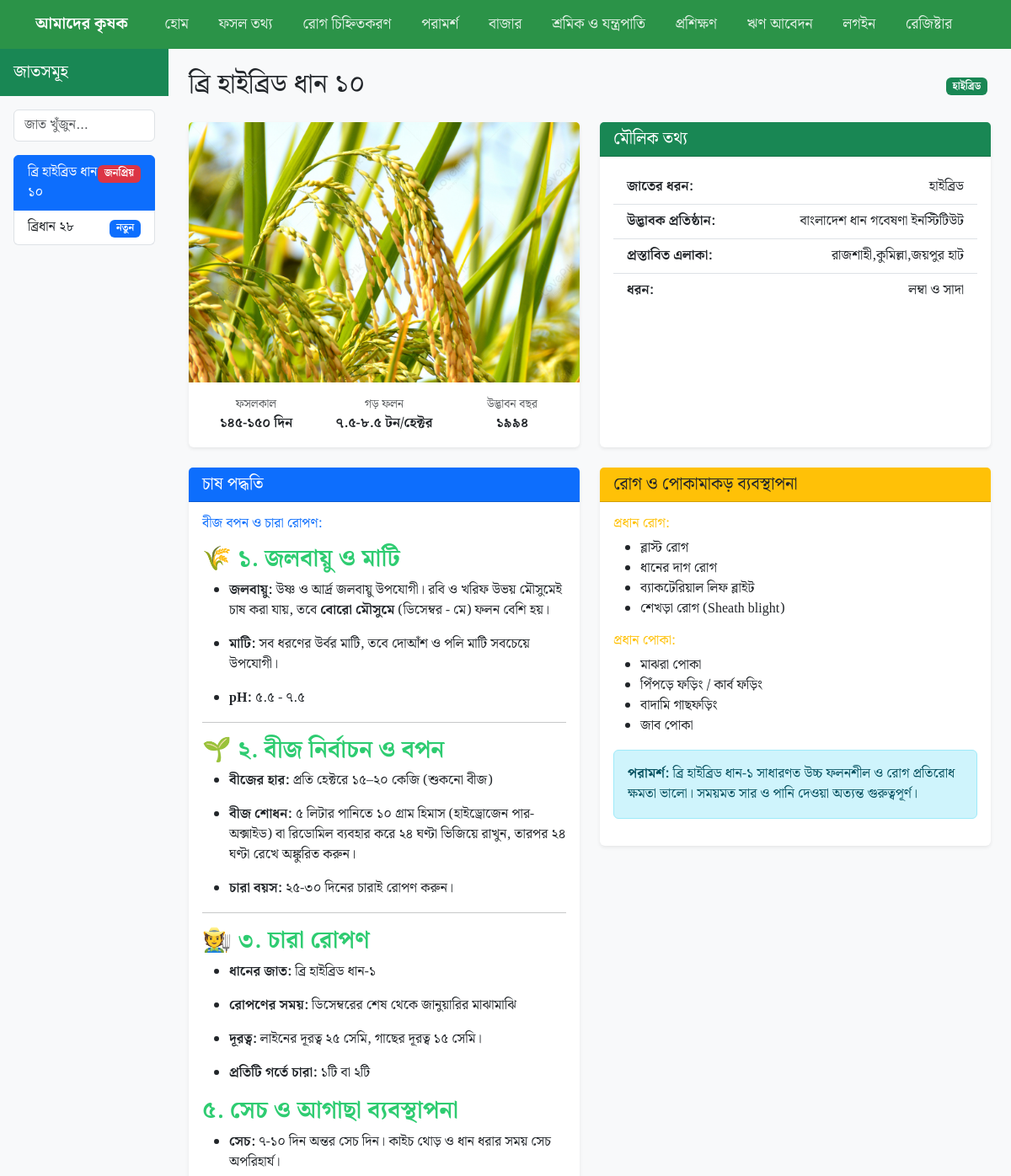
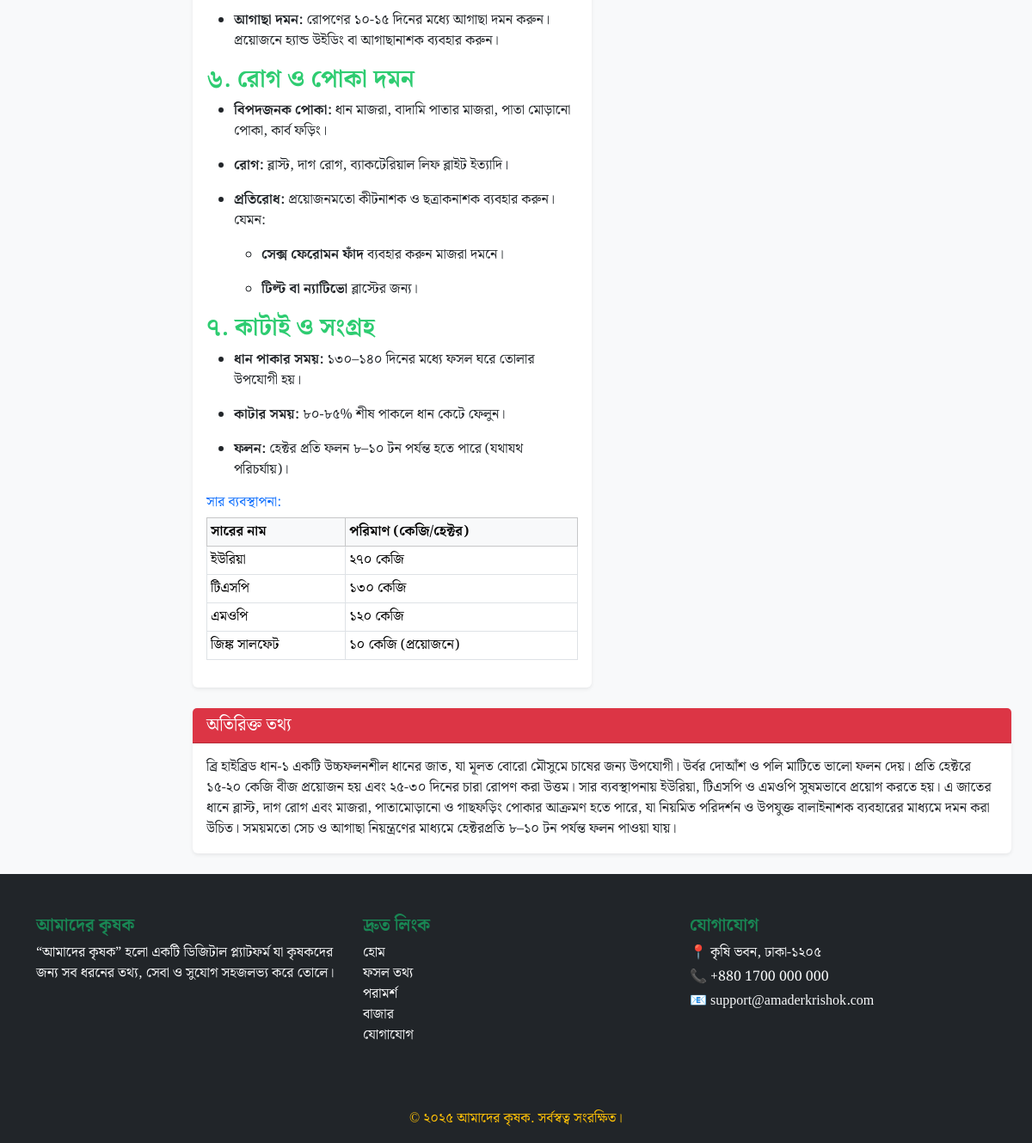
/crops/all_crops/dhaan/, run on the app's committed database (2 pictures, top to bottom).
### crop/models.py (models this page shows, shortened)
class CropVarity(models.Model):
    crop = models.ForeignKey(category,on_delete=models.CASCADE,related_name="varieties",verbose_name="ফসলের নাম")
    varity_name = models.CharField(max_length=150,verbose_name="জাতের নাম")
    slug = models.SlugField(unique=True,max_length=150,blank=True)
    image = models.ImageField(upload_to="variety_images")
    verity_type = models.CharField(max_length=200,choices=TYPE_CHOICES,verbose_name="জাতের ধরন")
    duration = models.CharField(max_length=150,verbose_name="সময়কাল")
    yield_amount = models.CharField(
        verbose_name="গড় ফলন",
        help_text="টন/হেক্টরে"
    )
    year_released = models.CharField(verbose_name="উদ্ভাবনের বছর")
    institute = models.CharField(max_length=200, verbose_name="উদ্ভাবক প্রতিষ্ঠান")
    suitable_area = models.TextField(verbose_name="প্রস্তাবিত এলাকা")
    grain_type = models.CharField(max_length=100, verbose_name="দানাদার ধরন")
    is_popular = models.BooleanField(default=False, verbose_name="জনপ্রিয় জাত")
    is_new = models.BooleanField(default=False, verbose_name="নতুন জাত")
    additional_info = models.TextField(blank=True, null=True,verbose_name="অতিরিক্ত তথ্য")
    created_at = models.DateTimeField(auto_now_add=True)
    updated_at = models.DateTimeField(auto_now=True)
    class Meta:
            verbose_name = "জাতের তথ্য"
            verbose_name_plural = "জাতের তথ্যসমূহ"

class CultivationMethod(models.Model):
    varity = models.OneToOneField(CropVarity,on_delete=models.CASCADE,related_name="cultivation_info")
    body = RichTextField(verbose_name="সম্পূর্ণ চাষ পদ্ধতি")

class Fertilizer(models.Model):
    variety = models.ForeignKey(CropVarity, on_delete=models.CASCADE, related_name='fertilizers')
    name = models.CharField(max_length=100,verbose_name="সার এর নাম")
    amount_per_hectare = models.CharField(max_length=100,verbose_name="পরিমান")

class DiseasePestInfo(models.Model):
    variety = models.OneToOneField(CropVarity, on_delete=models.CASCADE, related_name='disease_info')
    major_diseases = models.TextField(verbose_name="প্রধান রোগ")
    major_pests = models.TextField(verbose_name="প্রধান পোকা")
    advice = models.TextField(blank=True, null=True,verbose_name="পরামর্শ দিন")

### crop/views.py (the view)
# urls.py: path('all_crops/<slug:crop_category>/', views.all_crops, name="all_crops"),
def all_crops(request,crop_category,varity_slug=None):
    crop_cat_obj = category.objects.get(slug = crop_category)
    all_varieties = CropVarity.objects.all().filter(crop=crop_cat_obj)
    crops_info = None
    if varity_slug == None:
        crops_info = all_varieties.first()
    else:
        crops_info = CropVarity.objects.filter(crop=crop_cat_obj,slug = varity_slug).first()
    context = {
        "all_varieties":all_varieties,
        "crops_info":crops_info,
    }
    return render(request,'all_crops.html',context)

### templates/all_crops.html
{% extends "base.html" %}
{% load static %}
{% block content %}
<div class="container-fluid">
    <div class="row">
        <div class="col-md-3 col-lg-2 p-0 bg-light" style="min-height: 100vh;">
            <div class="p-3 bg-success text-white">
                <h5 class="mb-0">জাতসমূহ</h5>
            </div>
            <div class="p-3">
                <input type="text" class="form-control mb-3" placeholder="জাত খুঁজুন...">
            <div class="list-group">
                {% for varity in all_varieties %}
                <a href="{% url 'all_crops' crop_category=varity.crop.slug varity_slug=varity.slug %}"
                class="list-group-item list-group-item-action {% if crops_info == varity %}active{% endif %}">
                    <div class="d-flex justify-content-between">
                        <span>{{ varity.varity_name }}</span>
                        <div>
                            {% if varity.is_new %}
                                <span class="badge bg-primary">নতুন</span>
                            {% endif %}
                            {% if varity.is_popular %}
                                <span class="badge bg-danger">জনপ্রিয়</span>
                            {% endif %}
                        </div>
                    </div>
                </a>
                {% endfor %}
            </div>
            </div>
        </div>
        <div class="col-md-9 col-lg-10 p-4">
            <div class="d-flex justify-content-between align-items-center mb-4">
                <h2 class="mb-0">{{crops_info.varity_name}}</h2>
                <div>
                    <span class="badge bg-success me-1">{{crops_info.get_verity_type_display}}</span>
                </div>
            </div>
            <div class="row mb-4">
                <div class="col-md-6">
                    <div class="card border-0 shadow-sm h-100">
                        <img src="{{crops_info.image.url}}" class="card-img-top" alt="{{crops_info.varity_name}}">
                        <div class="card-body">
                            <div class="row text-center">
                                <div class="col-4">
                                    <div class="text-muted small">ফসলকাল</div>
                                    <div class="fw-bold">{{crops_info.duration}} দিন</div>
                                </div>
                                <div class="col-4">
                                    <div class="text-muted small">গড় ফলন</div>
                                    <div class="fw-bold">{{crops_info.yield_amount}} টন/হেক্টর</div>
                                </div>
                                <div class="col-4">
                                    <div class="text-muted small">উদ্ভাবন বছর</div>
                                    <div class="fw-bold">{{crops_info.year_released}}</div>
                                </div>
                            </div>
                        </div>
                    </div>
                </div>
                <div class="col-md-6">
                    <div class="card h-100 border-0 shadow-sm">
                        <div class="card-header bg-success text-white">
                            <h5 class="mb-0">মৌলিক তথ্য</h5>
                        </div>
                        <div class="card-body">
                            <ul class="list-group list-group-flush">
                                <li class="list-group-item d-flex justify-content-between">
                                    <span><strong>জাতের ধরন:</strong></span>
                                    <span>{{crops_info.get_verity_type_display}}</span>
                                </li>
                                <li class="list-group-item d-flex justify-content-between">
                                    <span><strong>উদ্ভাবক প্রতিষ্ঠান:</strong></span>
                                    <span>{{crops_info.institute}}</span>
                                </li>
                                <li class="list-group-item d-flex justify-content-between">
                                    <span><strong>প্রস্তাবিত এলাকা:</strong></span>
                                    <span>{{crops_info.suitable_area}}</span>
                                </li>
                                <li class="list-group-item d-flex justify-content-between">
                                    <span><strong>ধরন:</strong></span>
                                    <span>{{crops_info.grain_type}}</span>
                                </li>
                            </ul>
                        </div>
                    </div>
                </div>
            </div>
            <div class="row">
                <div class="col-md-6">
                    <div class="card mb-4 border-0 shadow-sm">
                        <div class="card-header bg-primary text-white">
                            <h5 class="mb-0">চাষ পদ্ধতি</h5>
                        </div>
                        <div class="card-body">
                            <h6 class="text-primary">বীজ বপন ও চারা রোপণ:</h6>
                            <p>{{crops_info.cultivation_info.body | safe }}</p>
                            <h6 class="text-primary mt-3">সার ব্যবস্থাপনা:</h6>
                            <table class="table table-sm table-bordered">
                                <thead class="table-light">
                                    <tr>
                                        <th>সারের নাম</th>
                                        <th>পরিমাণ (কেজি/হেক্টর)</th>
                                    </tr>
                                </thead>
                                <tbody>
                                    {% for fertilizer in crops_info.fertilizers.all  %}
                                    <tr>
                                        <td>{{fertilizer.name}}</td>
                                        <td>{{fertilizer.amount_per_hectare}}</td>
                                    </tr>
                                    {% endfor %}
                                </tbody>
                            </table>
                        </div>
                    </div>
                </div>
                <div class="col-md-6">
                    <div class="card mb-4 border-0 shadow-sm">
                        <div class="card-header bg-warning text-dark">
                            <h5 class="mb-0">রোগ ও পোকামাকড় ব্যবস্থাপনা</h5>
                        </div>
                        <div class="card-body">
                            <h6 class="text-warning">প্রধান রোগ:</h6>
                            {% if crops_info.disease_info.major_diseases %}
                            <ul>
                                {% for disease in crops_info.disease_info.major_diseases.splitlines %}
                                    <li>{{ disease }}</li>
                                {% endfor %}
                            </ul>
                            {% endif %}
                            <h6 class="text-warning mt-3">প্রধান পোকা:</h6>
                            {% if crops_info.disease_info.major_pests %}
                            <ul>
                                {% for pests in crops_info.disease_info.major_pests.splitlines %}
                                    <li>{{ pests }}</li>
                                {% endfor %}
                            </ul>
                            {% endif %}
                            <div class="alert alert-info mt-3">
                                <strong>পরামর্শ:</strong> {{crops_info.disease_info.advice}}
                            </div>
                        </div>
                    </div>
                </div>
            </div>
            <div class="card border-0 shadow-sm">
                <div class="card-header bg-danger text-white">
                    <h5 class="mb-0">অতিরিক্ত তথ্য</h5>
                </div>
                <div class="card-body">
                    {{crops_info.additional_info}}
                </div>
            </div>
        </div>
    </div>
</div>
{% endblock %}

### templates/base.html (shortened to what this page needs)
{% load static %}
<!DOCTYPE html>
<html lang="en">
  <head>
    <link href="https://cdn.jsdelivr.net/npm/bootstrap@5.3.7/dist/css/bootstrap.min.css" rel="stylesheet"/>
    <link rel="stylesheet" href="https://cdnjs.cloudflare.com/ajax/libs/font-awesome/6.4.0/css/all.min.css">
    <link rel="stylesheet" href="{% static "css/crop_info.css" %}" />
    <link rel="stylesheet" href="{% static "css/marketplace.css" %}" />
    <link rel="stylesheet" href="{% static "css/profile.css" %}" />
    <link rel="stylesheet" href="{% static "css/style.css" %}" />
  </head>
  <body>
    <nav class="navbar navbar-expand-lg" style="background-color: #2b9348">
      <div class="container">
        <a class="navbar-brand text-light" href="{% url "home" %}">আমাদের কৃষক</a>
        <div class="collapse navbar-collapse" id="navbarScroll">
          <ul
            class="navbar-nav ms-auto d-flex w-100 justify-content-evenly text-center"
          >
            <li class="nav-item">
              <a class="nav-link active text-light" aria-current="page" href="{% url "home" %}"
                >হোম</a
              >
            </li>
            <li class="nav-item">
              <a class="nav-link text-light" href="{% url "crop_info" %}">ফসল তথ্য</a>
            </li>
            <li class="nav-item">
              <a class="nav-link text-light" href="{% url "disease_info" %}">রোগ চিহ্নিতকরণ</a>
            </li>
            <li class="nav-item">
              <a class="nav-link text-light" href="{% url "book_officers" %}">পরামর্শ</a>
            </li>
            <li class="nav-item">
              <a class="nav-link text-light" href="./marketplace.html">বাজার</a>
            </li>
            <li class="nav-item">
              <a class="nav-link text-light" href="./marketplace.html">শ্রমিক ও যন্ত্রপাতি</a>
            </li>
            <li class="nav-item">
              <a class="nav-link text-light" href="#">প্রশিক্ষণ</a>
            </li>
            <li class="nav-item">
              <a class="nav-link text-light" href="#">ঋণ আবেদন</a>
            </li>
            {% if user.is_authenticated %}
              <li class="nav-item">
                <a class="nav-link text-light" href="{% url "userProfile" %}">প্রোফাইল</a>
              </li>
              <li class="nav-item">
                <a class="nav-link text-light" href="{% url "logoutFunction" %}">লগ আউট</a>
              </li>
              {% else %}
              <li class="nav-item">
                <a class="nav-link text-light" href="{% url "loginFunction" %}">লগইন</a>
              </li>
              <li class="nav-item">
                <a class="nav-link text-light" href="{% url "registerFunction" %}">রেজিষ্টার</a>
              </li>
            {% endif %}
          </ul>
        </div>
      </div>
    </nav>
    {% block content %}
    {% endblock  %}
<footer class="bg-dark text-light pt-5 pb-3">
  <div class="container">
    <div class="row">
      <div class="col-md-4 mb-4">
        <h5 class="fw-bold text-success">আমাদের কৃষক</h5>
        <p class="text">
          “আমাদের কৃষক” হলো একটি ডিজিটাল প্ল্যাটফর্ম যা কৃষকদের জন্য সব ধরনের তথ্য, সেবা ও সুযোগ সহজলভ্য করে তোলে।
        </p>
      </div>
      <div class="col-md-4 mb-4">
        <h5 class="fw-bold text-success">দ্রুত লিংক</h5>
        <ul class="list-unstyled">
          <li><a href="#" class="text-light text-decoration-none">হোম</a></li>
          <li><a href="#" class="text-light text-decoration-none">ফসল তথ্য</a></li>
          <li><a href="#" class="text-light text-decoration-none">পরামর্শ</a></li>
          <li><a href="#" class="text-light text-decoration-none">বাজার</a></li>
          <li><a href="#" class="text-light text-decoration-none">যোগাযোগ</a></li>
        </ul>
      </div>
      <div class="col-md-4 mb-4">
        <h5 class="fw-bold text-success">যোগাযোগ</h5>
        <p class=" mb-1">📍 কৃষি ভবন, ঢাকা-১২০৫</p>
        <p class="mb-1">📞 +880 1700 000 000</p>
        <p class="">📧 support@amaderkrishok.com</p>
        <div class="mt-3">
        </div>
      </div>
    </div>
    <hr class="text-muted" />
    <p class="text-center text-warning mb-0">© ২০২৫ আমাদের কৃষক. সর্বস্বত্ব সংরক্ষিত।</p>
  </div>
</footer>
  </body>
</html>

### main/static/css/crop_info.css (style rules this page uses)
* { font-family: "Noto Serif Bengali", serif; }

### main/static/css/marketplace.css (style rules this page uses)
:root { --primary-color: #2b9348; --secondary-color: #2b9348; --light-color: #F1F8E9; --dark-color: #2b9348; }
* { font-family: "Noto Serif Bengali", serif; }
body { background-color: #f9f9f9; }
.navbar { background-color: var(--primary-color); }
.navbar-brand { font-weight: bold; color: white !important; }
.nav-link { color: rgba(255, 255, 255, 0.85) !important; }

### main/static/css/profile.css (style rules this page uses)
* { font-family: "Noto Serif Bengali", serif; }
:root { --primary-color: #2b9348; --secondary-color: #6c757d; }
body { background-color: #f8f9fa; }

### main/static/css/style.css (style rules this page uses)
* { font-family: "Noto Serif Bengali", serif; }
nav .navbar-brand { font-size: 1.2rem !important; }
.navbar-nav .nav-link { font-size: 1.1rem !important; }

### data on the page
CropVarity: varity_name "ব্রি হাইব্রিড ধান ১০", is_popular "জনপ্রিয়", verity_type "হাইব্রিড", image (picture), duration "১৪৫-১৫০", yield_amount "৭.৫-৮.৫", year_released "১৯৯৪", institute "বাংলাদেশ ধান গবেষণা ইনস্টিটিউট", suitable_area "রাজশাহী,কুমিল্লা,জয়পুর হাট", grain_type "লম্বা ও সাদা", cultivation_info.body "🌾 ১. জলবায়ু ও মাটি জলবায়ু: উষ্ণ ও আর্দ্র জলবায়ু উপযোগী। রবি ও খরিফ উভয় মৌসুমেই চাষ করা যায়, তবে বোরো মৌসুমে (ডিসেম্বর - মে) ফলন বেশি হয়। মাটি: সব ধরণের উর্বর মাটি, তবে দোআঁশ ও পলি মাটি সবচেয়ে উপযোগী। pH: ৫.৫ - ৭.৫ 🌱 ২. বীজ নির্বাচন ও বপন বীজের হার: প্রতি হেক্টরে ১৫–২০ কেজি (শুকনো বীজ) বীজ শোধন: ৫ লিটার পানিতে ১০ গ্রাম হিমাস (হাইড্রোজেন পার-অক্সাইড) বা রিডোমিল ব্যবহার করে ২৪ ঘণ্টা ভিজিয়ে রাখুন, তারপর ২৪ ঘণ্টা রেখে অঙ্কুরিত করুন। চারা বয়স: ২৫-৩০ দিনের চারাই রোপণ করুন। 🧑‍🌾 ৩. চারা রোপণ ধানের জাত: ব্রি হাইব্রিড ধান-১ রোপণের সময়: ডিসেম্বরের শেষ থেকে জানুয়ারির মাঝামাঝি দূরত্ব: লাইনের দূরত্ব ২৫ সেমি, গাছের দূরত্ব ১৫ সেমি। প্রতিটি গর্তে চারা: ১টি বা ২টি ৫. সেচ ও আগাছা ব্যবস্থাপনা সেচ: ৭-১০ দিন…", disease_info.advice "ব্রি হাইব্রিড ধান-১ সাধারণত উচ্চ ফলনশীল ও রোগ প্রতিরোধ ক্ষমতা ভালো। সময়মত সার ও পানি দেওয়া অত্যন্ত গুরুত্বপূর্ণ।", additional_info "ব্রি হাইব্রিড ধান-১ একটি উচ্চফলনশীল ধানের জাত, যা মূলত বোরো মৌসুমে চাষের জন্য উপযোগী। উর্বর দোআঁশ ও পলি মাটিতে ভালো ফলন দেয়। প্রতি হেক্টরে ১৫-২০ কেজি বীজ প্রয়োজন হয় এবং ২৫-৩০ দিনের চারা রোপণ করা উত্তম। সার ব্যবস্থাপনায় ইউরিয়া, টিএসপি ও এমওপি সুষমভাবে প্রয়োগ করতে হয়। এ জাতের ধানে ব্লাস্ট, দাগ রোগ এবং মাজরা, পাতামোড়ানো ও গাছফড়িং পোকার আক্রমণ হতে পারে, যা নিয়মিত পরিদর্শন ও উপযুক্ত বালাইনাশক ব্যবহারের মাধ্যমে দমন করা উচিত। সময়মতো সেচ ও আগাছা নিয়ন্ত্রণের মাধ্যমে হেক্টরপ্রতি ৮–১০ টন পর্যন্ত ফলন পাওয়া যায়।"
CropVarity: varity_name "ব্রিধান ২৮", is_new "নতুন"
Fertilizer: name "ইউরিয়া", amount_per_hectare "২৭০ কেজি"
Fertilizer: name "টিএসপি", amount_per_hectare "১৩০ কেজি"
Fertilizer: name "এমওপি", amount_per_hectare "১২০ কেজি"
Fertilizer: name "জিঙ্ক সালফেট", amount_per_hectare "১০ কেজি (প্রয়োজনে)"

### other printed values
{{ disease }} "ব্লাস্ট রোগ" "ধানের দাগ রোগ" "ব্যাকটেরিয়াল লিফ ব্লাইট" "শেখড়া রোগ (Sheath blight)"
{{ pests }} "মাঝরা পোকা" "পিঁপড়ে ফড়িং / কার্ব ফড়িং" "বাদামি গাছফড়িং" "জাব পোকা"
